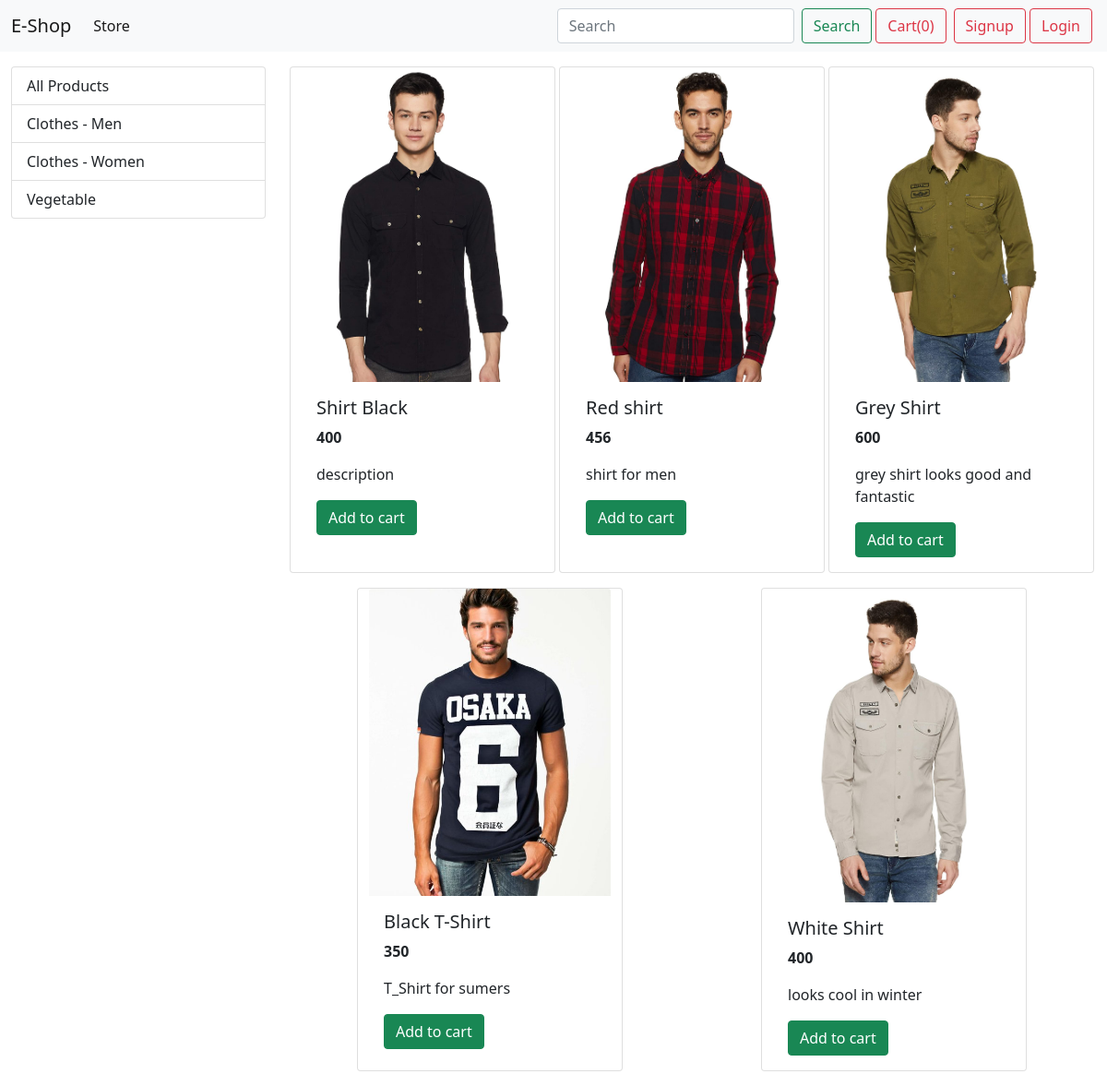
/?category=1, run on the app's committed database.
### store/models.py (models this page shows, shortened)
class Category(models.Model):
    name = models.CharField(max_length=25)

class Product(models.Model):
    name = models.CharField(max_length=25)
    price = models.IntegerField(default=0)
    category = models.ForeignKey(Category, on_delete = models.CASCADE , default=1)
    desc = models.CharField(max_length=200,default="")
    image = models.ImageField(upload_to='media/')

### store/views.py (the view)
# urls.py: path('',views.index,name='index'),
def index(request):
    products = None
    category_id = request.GET.get("category")
    if category_id:
        products = Product.objects.filter(category_id=category_id)
    else:
        products = Product.objects.all()
    categories = Category.objects.all()
    params = {}
    params["products"] = products
    params["categories"] = categories
    return render(request, "index.html", params)

### templates/index.html (shortened to what this page needs)
{% extends 'base.html' %}
{% block content %}
<div class="container-fluid mt-3">
    <div class="row">
        <div class="col-lg-3 mx-auto">
            <div class="list-group">
                <a href="/" class="list-group-item
                list-group-item-action">All Products</a>
                {% for category in categories %}
                <a href="/?category={{category.id}}" class="list-group-item
                list-group-item-action">{{category.name}}</a>
                {% endfor %}
            </div>
        </div>
        <div id='products' class="col-lg-9 mx-auto">
            <div class="row mx-auto">
                {% for product in products %}
                <div class="card mx-auto mb-3" style="width: 18rem;">
                    <img src="{{product.image.url}}" class="card-img-top" alt="...">
                    <div class="card-body">
                        <h5 class="card-title">{{product.name}}</h5>
                        <p class="card-text"><b>{{product.price}}</b></p>
                        <p class="card-text">{{product.desc}}</p>
                        <form action="/cart" method="POST">
                            <button class="btn btn-success" type="submit">Add to cart</button>
                        </form>
                    </div>
                </div>
                {% endfor %}
            </div>
        </div>
    </div>
</div>
{% endblock content %}

### data on the page
Category: name "Clothes - Men"
Category: name "Clothes - Women"
Category: name "Vegetable"
Product: image (picture), name "Shirt Black", price "400", desc "description"
Product: image (picture), name "Red shirt", price "456", desc "shirt for men"
Product: image (picture), name "Grey Shirt", price "600", desc "grey shirt looks good and fantastic"
Product: image (picture), name "Black T-Shirt", price "350", desc "T_Shirt for sumers"
Product: image (picture), name "White Shirt", price "400", desc "looks cool in winter"
